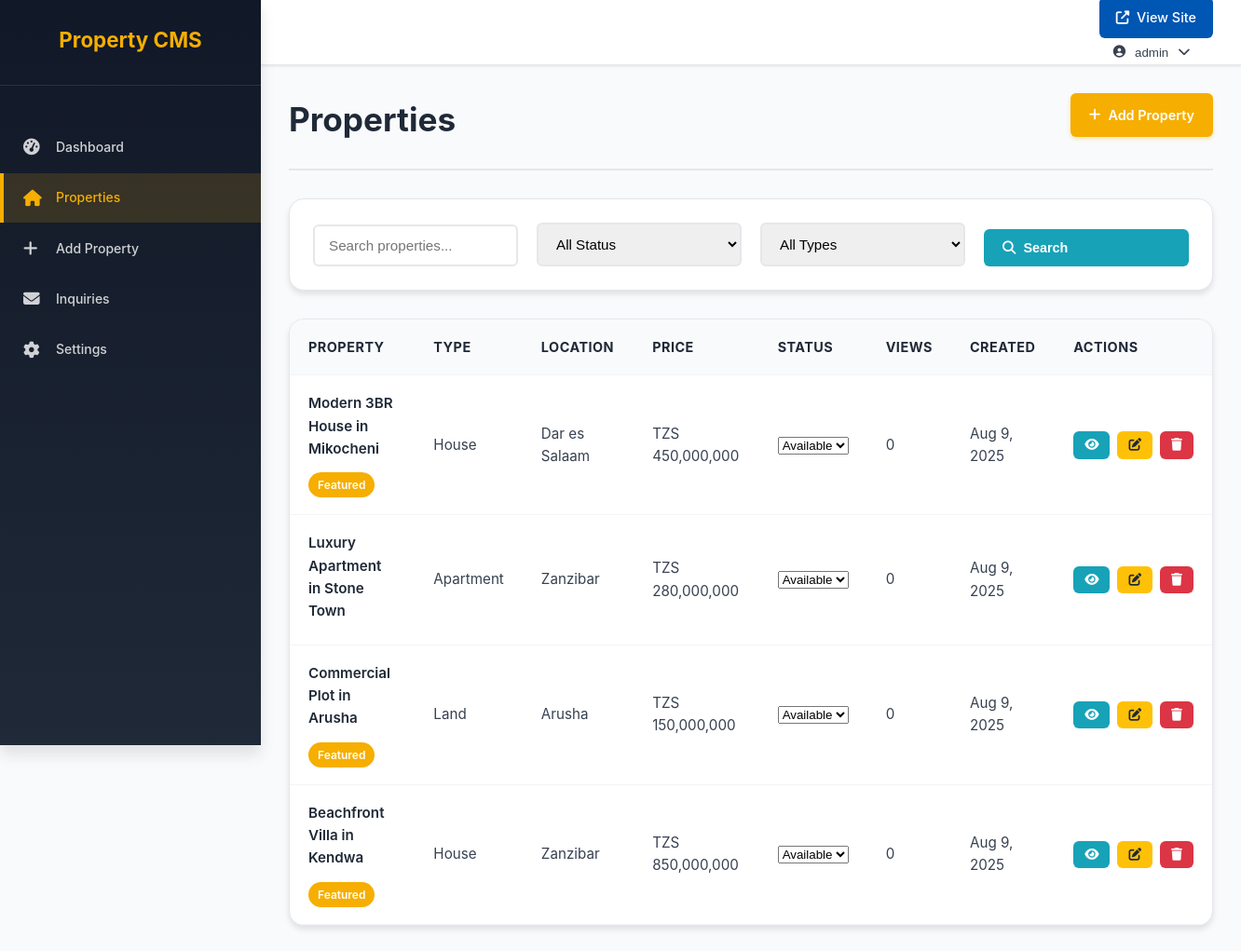
/admin/properties.php (signed in), run on the app's committed database.
### tables this page shows
CREATE TABLE IF NOT EXISTS properties (
    id INT AUTO_INCREMENT PRIMARY KEY,
    title VARCHAR(255) NOT NULL,
    description TEXT,
    property_type ENUM('house', 'apartment', 'land', 'commercial') NOT NULL,
    location VARCHAR(255) NOT NULL,
    price DECIMAL(15,2) NOT NULL,
    bedrooms INT DEFAULT 0,
    bathrooms INT DEFAULT 0,
    area DECIMAL(10,2) DEFAULT 0,
    images JSON,
    featured BOOLEAN DEFAULT FALSE,
    status ENUM('available', 'sold', 'pending') DEFAULT 'available',
    views INT DEFAULT 0,
    created_at TIMESTAMP DEFAULT CURRENT_TIMESTAMP,
    updated_at TIMESTAMP DEFAULT CURRENT_TIMESTAMP ON UPDATE CURRENT_TIMESTAMP
);

### admin/properties.php (the view, shortened to what this page needs)
<?php
$db = Database::getInstance()->getConnection();
$search = trim($_GET['search'] ?? '');
$page = max(1, intval($_GET['page'] ?? 1));
$per_page = 10;
$conditions = [];
$params = [];
$where_clause = !empty($conditions) ? 'WHERE ' . implode(' AND ', $conditions) : '';
try {
    $offset = ($page - 1) * $per_page;
    $sql = "SELECT * FROM properties $where_clause ORDER BY created_at DESC LIMIT $per_page OFFSET $offset";
    $stmt = $db->prepare($sql);
    $stmt->execute($params);
    $properties = $stmt->fetchAll();
} catch (PDOException $e) {
    $properties = [];
    $total_properties = 0;
    $total_pages = 0;
    $error = "Error fetching properties: " . $e->getMessage();
}
?>
<!DOCTYPE html>
<html lang="en">
<head>
    <link rel="stylesheet" href="admin-styles.css">
    <link rel="stylesheet" href="styles.css">
    <link rel="stylesheet" href="https://cdnjs.cloudflare.com/ajax/libs/font-awesome/6.4.0/css/all.min.css">
</head>
<body>
    <div class="admin-layout">
        <?php include 'includes/sidebar.php'; ?>
        <div class="main-content">
            <?php include 'includes/header.php'; ?>
            <div class="content-area">
                <div class="page-header">
                    <h1>Properties</h1>
                    <div class="page-actions">
                        <a href="add-property.php" class="btn-primary">
                            <i class="fas fa-plus"></i>
                            Add Property
                        </a>
                    </div>
                </div>
                <div class="filters-section">
                    <form method="GET" class="filters-form">
                        <div class="filter-row">
                            <div class="filter-group">
                                <input type="text" name="search" placeholder="Search properties..."
                                       value="<?php echo htmlspecialchars($search); ?>">
                            </div>
                            <div class="filter-group">
                                <select name="status">
                                    <option value="">All Status</option>
                                </select>
                            </div>
                            <div class="filter-group">
                                <select name="type">
                                    <option value="">All Types</option>
                                </select>
                            </div>
                            <button type="submit" class="btn-search">
                                <i class="fas fa-search"></i>
                                Search
                            </button>
                        </div>
                    </form>
                </div>
                <div class="table-container">
                    <table class="data-table">
                        <thead>
                            <tr>
                                <th>Property</th>
                                <th>Type</th>
                                <th>Location</th>
                                <th>Price</th>
                                <th>Status</th>
                                <th>Views</th>
                                <th>Created</th>
                                <th>Actions</th>
                            </tr>
                        </thead>
                        <tbody>
                            <?php if (empty($properties)): ?>
                                <tr>
                                    <td colspan="8" class="no-data">No properties found.</td>
                                </tr>
                            <?php else: ?>
                                <?php foreach ($properties as $property): ?>
                                    <tr>
                                        <td>
                                            <div class="property-info">
                                                <h4><?php echo htmlspecialchars($property['title']); ?></h4>
                                                <?php if ($property['featured']): ?>
                                                    <span class="featured-badge">Featured</span>
                                                <?php endif; ?>
                                            </div>
                                        </td>
                                        <td><?php echo ucfirst(htmlspecialchars($property['property_type'])); ?></td>
                                        <td><?php echo htmlspecialchars($property['location']); ?></td>
                                        <td>TZS <?php echo number_format($property['price']); ?></td>
                                        <td>
                                            <form method="POST" class="inline-form">
                                                <select name="status" onchange="this.form.submit()">
                                                    <option value="available" <?php echo $property['status'] === 'available' ? 'selected' : ''; ?>>Available</option>
                                                </select>
                                            </form>
                                        </td>
                                        <td><?php echo number_format($property['views']); ?></td>
                                        <td><?php echo date('M j, Y', strtotime($property['created_at'])); ?></td>
                                        <td>
                                            <div class="action-buttons">
                                                <a href="../sales.php?view=<?php echo $property['id']; ?>" target="_blank"
                                                   class="btn-action btn-view" title="View">
                                                    <i class="fas fa-eye"></i>
                                                </a>
                                                <a href="edit-property.php?id=<?php echo $property['id']; ?>"
                                                   class="btn-action btn-edit" title="Edit">
                                                    <i class="fas fa-edit"></i>
                                                </a>
                                                <a href="?delete=<?php echo $property['id']; ?>"
                                                   class="btn-action btn-delete" title="Delete"
                                                   onclick="return confirm('Are you sure you want to delete this property?')">
                                                    <i class="fas fa-trash"></i>
                                                </a>
                                            </div>
                                        </td>
                                    </tr>
                                <?php endforeach; ?>
                            <?php endif; ?>
                        </tbody>
                    </table>
                </div>
            </div>
        </div>
    </div>
</body>
</html>

### admin/admin-styles.css (style rules this page uses)
:root { --primary-color: #f6ae01; --primary-hover: #e29f01; --secondary-color: #0056b3; --success-color: #28a745; --danger-color: #dc3545; --warning-color: #ffc107; --info-color: #17a2b8; --dark-color: #343a40; --light-color: #f8f9fa; --white: #ffffff; --gray-100: #f8f9fa; --gray-200: #e9ecef; --gray-300: #dee2e6; --gray-400: #ced4da; --gray-500: #adb5bd; --gray-600: #6c757d; --gray-700: #495057; --gray-800: #343a40; --gray-900: #212529; --sidebar-width: 250px; --header-height: 60px; --border-radius: 6px; --box-shadow: 0 2px 4px rgba(0, 0, 0, 0.1); --transition: all 0.3s ease; }
* { margin: 0; padding: 0; box-sizing: border-box; }
body { font-family: -apple-system, BlinkMacSystemFont, "Segoe UI", Roboto, "Helvetica Neue", Arial, sans-serif; line-height: 1.6; color: var(--gray-800); background-color: var(--gray-100); }
.admin-layout { display: flex; min-height: 100vh; }
.main-content { flex: 1; margin-left: var(--sidebar-width); display: flex; flex-direction: column; }
.content-area { flex: 1; padding: 30px; }
.page-header { display: flex; justify-content: space-between; align-items: center; margin-bottom: 30px; }
.page-header h1 { font-size: 2rem; color: var(--gray-800); }
.page-actions { display: flex; gap: 10px; }
.btn-primary, .btn-secondary, .btn-success, .btn-danger, .btn-warning, .btn-info { display: inline-flex; align-items: center; gap: 8px; padding: 10px 20px; border: none; border-radius: var(--border-radius); font-size: 0.9rem; font-weight: 500; text-decoration: none; cursor: pointer; transition: var(--transition); }
.btn-primary { background: var(--primary-color); color: var(--white); }

### data on the page
properties: title "Modern 3BR House in Mikocheni", featured "Featured", property_type "House", location "Dar es Salaam", price "450,000,000", status "Available", views "0", created_at "Aug 9, 2025"
properties: title "Luxury Apartment in Stone Town", property_type "Apartment", location "Zanzibar", price "280,000,000", status "Available", views "0", created_at "Aug 9, 2025"
properties: title "Commercial Plot in Arusha", featured "Featured", property_type "Land", location "Arusha", price "150,000,000", status "Available", views "0", created_at "Aug 9, 2025"
properties: title "Beachfront Villa in Kendwa", featured "Featured", property_type "House", location "Zanzibar", price "850,000,000", status "Available", views "0", created_at "Aug 9, 2025"

### other printed values
$user['username'] "admin"
